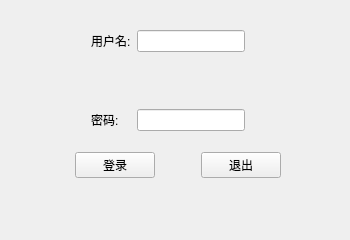
<?xml version="1.0" encoding="UTF-8"?>
<ui version="4.0">
 <class>MainWindow</class>
 <widget class="QMainWindow" name="MainWindow">
  <property name="geometry">
   <rect>
    <x>0</x>
    <y>0</y>
    <width>350</width>
    <height>240</height>
   </rect>
  </property>
  <property name="minimumSize">
   <size>
    <width>350</width>
    <height>240</height>
   </size>
  </property>
  <property name="maximumSize">
   <size>
    <width>350</width>
    <height>240</height>
   </size>
  </property>
  <property name="windowTitle">
   <string>登录窗口</string>
  </property>
  <widget class="QWidget" name="centralwidget">
   <widget class="QWidget" name="widget_2" native="true">
    <property name="geometry">
     <rect>
      <x>0</x>
      <y>140</y>
      <width>356</width>
      <height>50</height>
     </rect>
    </property>
    <property name="sizePolicy">
     <sizepolicy hsizetype="Preferred" vsizetype="Fixed">
      <horstretch>0</horstretch>
      <verstretch>0</verstretch>
     </sizepolicy>
    </property>
    <layout class="QHBoxLayout" name="horizontalLayout_3">
     <item>
      <spacer name="horizontalSpacer">
       <property name="orientation">
        <enum>Qt::Horizontal</enum>
       </property>
       <property name="sizeHint" stdset="0">
        <size>
         <width>40</width>
         <height>20</height>
        </size>
       </property>
      </spacer>
     </item>
     <item>
      <widget class="QPushButton" name="pushButton">
       <property name="text">
        <string>登录</string>
       </property>
      </widget>
     </item>
     <item>
      <spacer name="horizontalSpacer_5">
       <property name="orientation">
        <enum>Qt::Horizontal</enum>
       </property>
       <property name="sizeType">
        <enum>QSizePolicy::Fixed</enum>
       </property>
       <property name="sizeHint" stdset="0">
        <size>
         <width>40</width>
         <height>20</height>
        </size>
       </property>
      </spacer>
     </item>
     <item>
      <widget class="QPushButton" name="pushButton_2">
       <property name="text">
        <string>退出</string>
       </property>
      </widget>
     </item>
     <item>
      <spacer name="horizontalSpacer_2">
       <property name="orientation">
        <enum>Qt::Horizontal</enum>
       </property>
       <property name="sizeHint" stdset="0">
        <size>
         <width>40</width>
         <height>20</height>
        </size>
       </property>
      </spacer>
     </item>
    </layout>
   </widget>
   <widget class="QWidget" name="widget" native="true">
    <property name="geometry">
     <rect>
      <x>40</x>
      <y>30</y>
      <width>256</width>
      <height>101</height>
     </rect>
    </property>
    <property name="sizePolicy">
     <sizepolicy hsizetype="Preferred" vsizetype="Fixed">
      <horstretch>0</horstretch>
      <verstretch>0</verstretch>
     </sizepolicy>
    </property>
    <layout class="QGridLayout" name="gridLayout">
     <item row="0" column="4">
      <spacer name="horizontalSpacer_4">
       <property name="orientation">
        <enum>Qt::Horizontal</enum>
       </property>
       <property name="sizeHint" stdset="0">
        <size>
         <width>40</width>
         <height>20</height>
        </size>
       </property>
      </spacer>
     </item>
     <item row="2" column="1">
      <widget class="QLabel" name="label_2">
       <property name="text">
        <string>密码:</string>
       </property>
      </widget>
     </item>
     <item row="0" column="1">
      <widget class="QLabel" name="label">
       <property name="text">
        <string>用户名:</string>
       </property>
      </widget>
     </item>
     <item row="2" column="2" colspan="2">
      <widget class="QLineEdit" name="lineEdit_2">
       <property name="text">
        <string/>
       </property>
       <property name="echoMode">
        <enum>QLineEdit::PasswordEchoOnEdit</enum>
       </property>
      </widget>
     </item>
     <item row="0" column="2" colspan="2">
      <widget class="QLineEdit" name="lineEdit"/>
     </item>
     <item row="0" column="0">
      <spacer name="horizontalSpacer_3">
       <property name="orientation">
        <enum>Qt::Horizontal</enum>
       </property>
       <property name="sizeHint" stdset="0">
        <size>
         <width>40</width>
         <height>20</height>
        </size>
       </property>
      </spacer>
     </item>
     <item row="1" column="2">
      <spacer name="verticalSpacer">
       <property name="orientation">
        <enum>Qt::Vertical</enum>
       </property>
       <property name="sizeHint" stdset="0">
        <size>
         <width>20</width>
         <height>40</height>
        </size>
       </property>
      </spacer>
     </item>
     <item row="2" column="0">
      <spacer name="horizontalSpacer_6">
       <property name="orientation">
        <enum>Qt::Horizontal</enum>
       </property>
       <property name="sizeHint" stdset="0">
        <size>
         <width>40</width>
         <height>20</height>
        </size>
       </property>
      </spacer>
     </item>
     <item row="2" column="4">
      <spacer name="horizontalSpacer_7">
       <property name="orientation">
        <enum>Qt::Horizontal</enum>
       </property>
       <property name="sizeHint" stdset="0">
        <size>
         <width>40</width>
         <height>20</height>
        </size>
       </property>
      </spacer>
     </item>
    </layout>
   </widget>
  </widget>
 </widget>
 <resources/>
 <connections/>
</ui>
